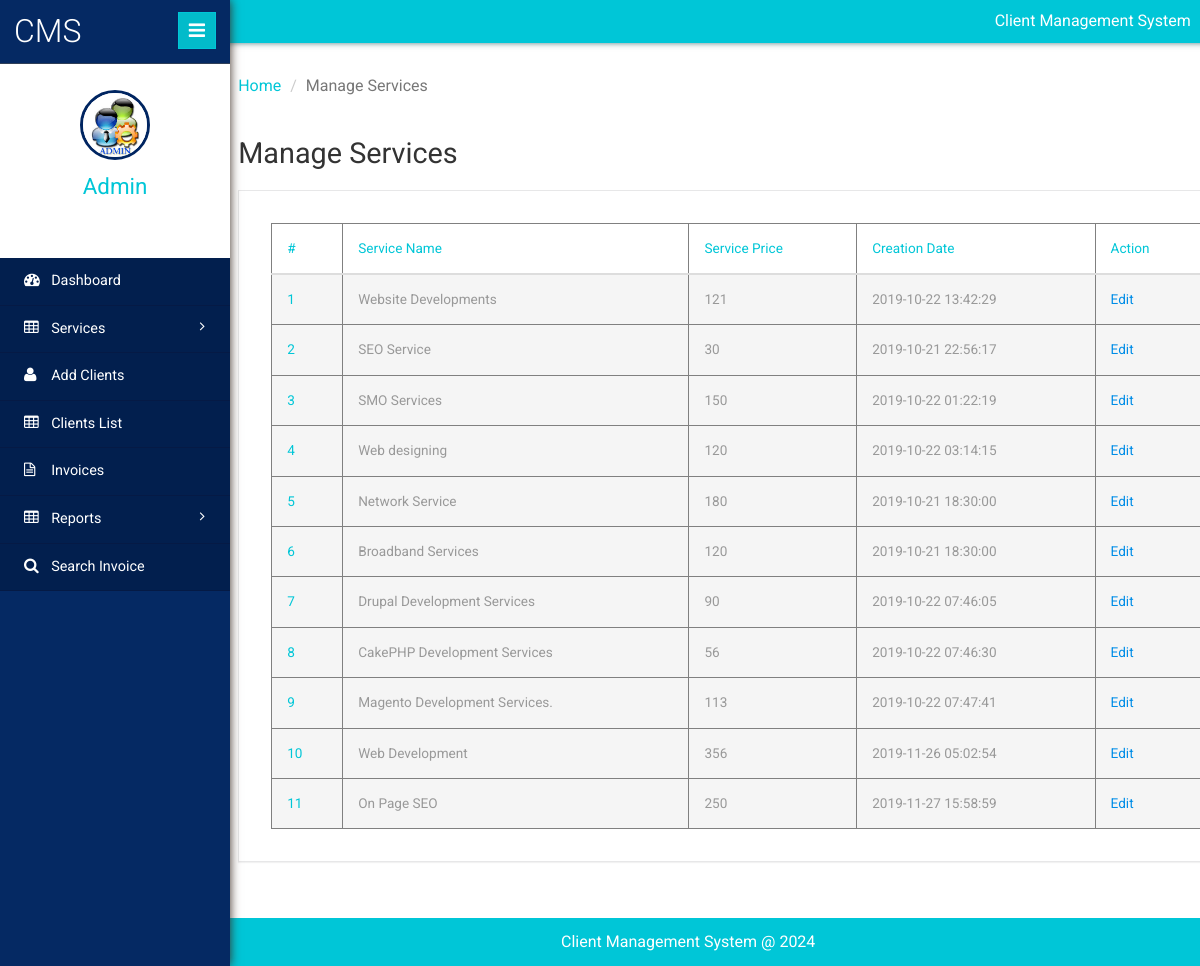
Screenshot of /admin/manage-services.php (signed in) with the database file from the repository.
### tables this page shows
CREATE TABLE `tblservices` (
  `ID` int(10) NOT NULL,
  `ServiceName` varchar(200) DEFAULT NULL,
  `ServicePrice` varchar(200) DEFAULT NULL,
  `CreationDate` timestamp NULL DEFAULT current_timestamp()
);

### admin/manage-services.php (the view, shortened to what this page needs)
<?php
include('includes/dbconnection.php');
if (strlen($_SESSION['clientmsaid']==0)) {
  header('location:logout.php');
  } else{
  	?>
<!DOCTYPE HTML>
<html>
<head>
	<link href="css/bootstrap.min.css" rel='stylesheet' type='text/css' />
	<link href="css/style.css" rel='stylesheet' type='text/css' />
	<link href="css/font-awesome.css" rel="stylesheet">
	<link rel="stylesheet" href="css/icon-font.min.css" type='text/css' />
</head>
<body>
	<div class="page-container">
		<div class="left-content">
			<div class="inner-content">
				<?php include_once('includes/header.php');?>
				<div class="outter-wp">
					<div class="sub-heard-part">
						<ol class="breadcrumb m-b-0">
							<li><a href="dashboard.php">Home</a></li>
							<li class="active">Manage Services</li>
						</ol>
					</div>
					<div class="graph-visual tables-main">
						<h3 class="inner-tittle two">Manage Services </h3>
						<div class="graph">
							<div class="tables">
								<table class="table" border="1"> <thead> <tr> <th>#</th>
									<th>Service Name</th>
									 <th>Service Price</th>
									 <th>Creation Date</th>
									 <th>Action</th>
									  </tr>
									   </thead>
									    <tbody>
									    	<?php
$sql="SELECT * from tblservices";
$query = $dbh -> prepare($sql);
$query->execute();
$results=$query->fetchAll(PDO::FETCH_OBJ);
$cnt=1;
if($query->rowCount() > 0)
{
foreach($results as $row)
{               ?>
									     <tr class="active">
									      <th scope="row"><?php echo htmlentities($cnt);?></th>
									       <td><?php  echo htmlentities($row->ServiceName);?></td>
									        <td><?php  echo htmlentities($row->ServicePrice);?></td>
									         <td><?php  echo htmlentities($row->CreationDate);?></td>
									        <td><a href="edit-services-details.php?editid=<?php echo $row->ID;?>">Edit</a></td>
									     </tr>
									     <?php $cnt=$cnt+1;}} ?>
									     </tbody> </table>
							</div>
						</div>
					</div>
				</div>
				<?php include_once('includes/footer.php');?>
			</div>
		</div>
		<?php include_once('includes/sidebar.php');?>
	</div>
</body>
</html>
<?php }  ?>

### admin/includes/sidebar.php (shortened to what this page needs)
 <div class="sidebar-menu">
    <header class="logo">
        <a href="#" class="sidebar-icon"> <span class="fa fa-bars"></span> </a> <a href="dashboard.php"> <span id="logo"> <h1>CMS</h1></span>
        </a>
    </header>
    <div class="down">
        <?php
$aid=$_SESSION['clientmsaid'];
$sql="SELECT AdminName from  tbladmin where ID=:aid";
$query = $dbh -> prepare($sql);
$query->bindParam(':aid',$aid,PDO::PARAM_STR);
$query->execute();
$results=$query->fetchAll(PDO::FETCH_OBJ);
$cnt=1;
if($query->rowCount() > 0)
{
foreach($results as $row)
{               ?>
        <a href="dashboard.php"><img src="images/images.jpg" height="70" width="70"></a>
        <a href="dashboard.php"><span class=" name-caret"><?php  echo $row->AdminName;?></span></a>
        <?php $cnt=$cnt+1;}} ?>
        <ul>
            <li><a class="tooltips" href="admin-profile.php"><span>Profile</span><i class="lnr lnr-user"></i></a></li>
            <li><a class="tooltips" href="change-password.php"><span>Settings</span><i class="lnr lnr-cog"></i></a></li>
            <li><a class="tooltips" href="logout.php"><span>Log out</span><i class="lnr lnr-power-switch"></i></a></li>
        </ul>
    </div>
    <div class="menu">
        <ul id="menu" >
            <li><a href="dashboard.php"><i class="fa fa-tachometer"></i> <span>Dashboard</span></a></li>
            <li id="menu-academico" ><a href="#"><i class="fa fa-table"></i> <span> Services</span> <span class="fa fa-angle-right" style="float: right"></span></a>
            </li>
            <li><a href="add-client.php"><i class="fa fa-user"></i> <span>Add Clients</span></a></li>
            <li><a href="manage-client.php"><i class="fa fa-table"></i> <span>Clients List</span></a></li>
            <li><a href="invoices.php"><i class="fa fa-file-text-o"></i> <span>Invoices</span></a></li>
            <li id="menu-academico" ><a href="#"><i class="fa fa-table"></i> <span> Reports</span> <span class="fa fa-angle-right" style="float: right"></span></a>
            </li>
            <li><a href="search-invoices.php"><i class="fa fa-search"></i> <span>Search Invoice</span></a></li>
        </ul>
    </div>
</div>

### rows the page displays
tblservices: ServiceName "Website Developments", ServicePrice "121", CreationDate "2019-10-22 13:42:29"
tblservices: ServiceName "SEO Service", ServicePrice "30", CreationDate "2019-10-21 22:56:17"
tblservices: ServiceName "SMO Services", ServicePrice "150", CreationDate "2019-10-22 01:22:19"
tblservices: ServiceName "Web designing", ServicePrice "120", CreationDate "2019-10-22 03:14:15"
tblservices: ServiceName "Network Service", ServicePrice "180", CreationDate "2019-10-21 18:30:00"
tblservices: ServiceName "Broadband Services", ServicePrice "120", CreationDate "2019-10-21 18:30:00"
tblservices: ServiceName "Drupal Development Services", ServicePrice "90", CreationDate "2019-10-22 07:46:05"
tblservices: ServiceName "CakePHP Development Services", ServicePrice "56", CreationDate "2019-10-22 07:46:30"
tblservices: ServiceName "Magento Development Services.", ServicePrice "113", CreationDate "2019-10-22 07:47:41"
tblservices: ServiceName "Web Development", ServicePrice "356", CreationDate "2019-11-26 05:02:54"
tblservices: ServiceName "On Page SEO", ServicePrice "250", CreationDate "2019-11-27 15:58:59"

### other values shown
$row->AdminName "Admin"
